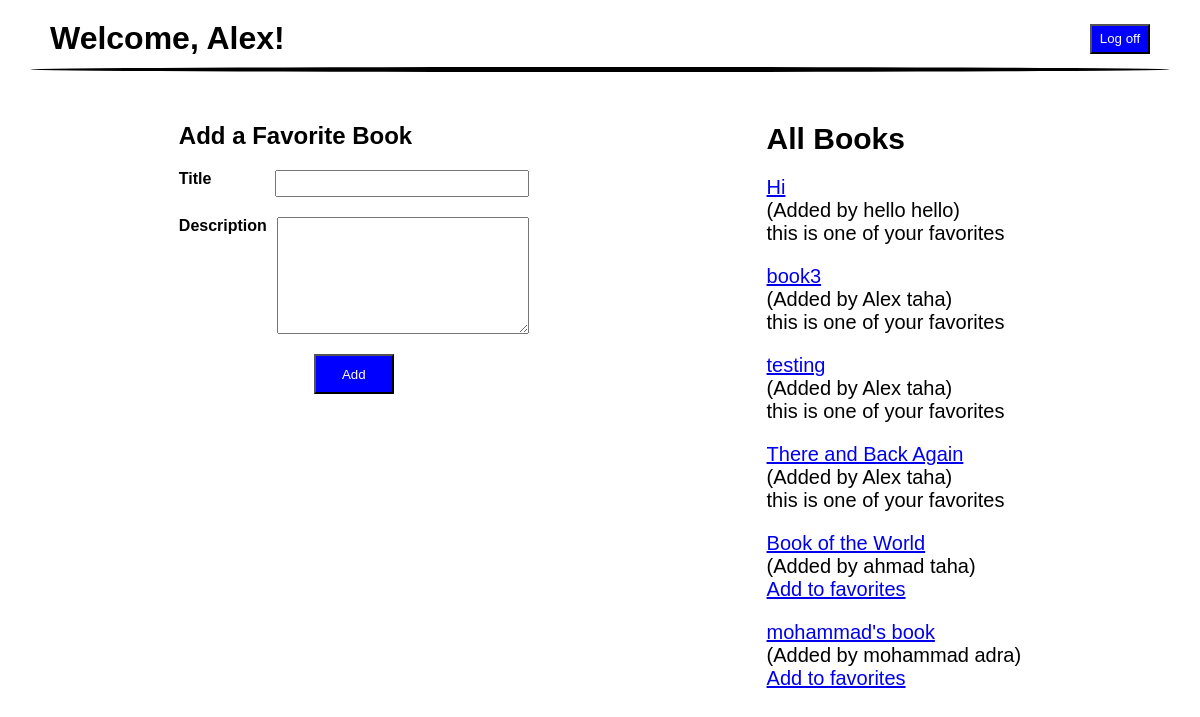
/books (signed in), run on the app's committed database.
### app_one/models.py (models this page shows)
class User(models.Model):
    first_name = models.CharField(max_length=45)
    last_name = models.CharField(max_length=45)
    email = models.CharField(max_length=45)
    password = models.CharField(max_length=255)
    created_at = models.DateTimeField(auto_now_add=True)
    updated_at = models.DateTimeField(auto_now=True)
    objects = UserManager()

class Book(models.Model):
    title = models.CharField(max_length=255)
    description = models.TextField(default="")
    uploaded_by = models.ForeignKey(User, related_name='uploaded_by',on_delete = models.CASCADE,default="")
    users_who_like = models.ManyToManyField(User, related_name="liked_books")
    created_at = models.DateTimeField(auto_now_add=True)
    updated_at = models.DateTimeField(auto_now=True)
    objects = BookManager()

### app_one/views.py (the view)
# urls.py: path('books',views.books),
def books(request):
    context = {
        'user':User.objects.get(id=request.session['id']),
        'booklist':Book.objects.all(),
    }
    return render(request, 'books.html',context)

### app_one/templates/books.html (shortened to what this page needs)
<!DOCTYPE html>
<html lang="en">
<head>
    <body>
        <form class="header" action="/logout">
                <h1>Welcome, {{ user.first_name }}!</h1>
                <input type="submit" value="Log off">
        </form>
        <div class="line"></div>
        <div class="content">
            <form class="add_book" action="/add_book" method="POST">
                <h2>Add a Favorite Book</h2>
                <div class="title"><h4>Title</h4><input type="text" name="title"></div>
                <div class="desc"><h4>Description</h4><textarea name="description" id="" cols="25" rows="5"></textarea></div>
                <div class="button"><button type="submit">Add</button></div>
            </form>
            <div class="list">
                <h2>All Books</h2>
                {% for books in booklist%}
                <div>
                    <p class = 'book_title'><a href="/books/{{books.id}}">{{books.title}}</a></p>
                    <p>(Added by {{books.uploaded_by.first_name}} {{books.uploaded_by.last_name}})</p>
                    {% if user not in books.users_who_like.all %}
                        <p><a href="/books/{{books.id}}/favorite">Add to favorites</a></p>
                    {%else%}
                        <p class = 'italic'>this is one of your favorites</p>
                    {% endif %}
                </div>
            {% endfor %}
            </div>
        </div>
</body>
</html>

### app_one/templates/books.html (style rules this page uses)
* { margin: 0; padding: 0; font-family: Arial, Helvetica, sans-serif; }
body { display: flex; flex-direction: column; align-items: center; }
.header { display: flex; justify-content: space-between; align-items: center; width: 100%; margin-top: 20px; }
.line { background-color: black; width: 95%; height: 5px; border-radius: 50%; margin-top: 10px; }
.content { display: flex; justify-content: space-around; width: 90%; margin-top: 50px; }
h1 { margin-left: 50px; }
.header input { background-color: blue; color: white; cursor: pointer; width: 60px; height: 30px; margin-right: 50px; }
.add_book { display: flex; flex-direction: column; gap: 20px; }
.add_book button { width: 80px; height: 40px; cursor: pointer; background-color: blue; color: white; }
.title input { width: 250px; font-size: 20px; }
.add_book .title, .add_book .desc { display: flex; width: 350px; justify-content: space-between; }
.button { width: 100%; display: flex; justify-content: center; }
textarea { font-size: 20px; width: 250px; }
p { width: 100%; }
.list { display: flex; flex-direction: column; gap: 20px; font-size: 20px; }

### data on the page
User: first_name "Alex"
Book: title "Hi", uploaded_by.first_name "hello", uploaded_by.last_name "hello", shows "this is one of your favorites"
Book: title "book3", uploaded_by.first_name "Alex", uploaded_by.last_name "taha", shows "this is one of your favorites"
Book: title "testing", uploaded_by.first_name "Alex", uploaded_by.last_name "taha", shows "this is one of your favorites"
Book: title "There and Back Again", uploaded_by.first_name "Alex", uploaded_by.last_name "taha", shows "this is one of your favorites"
Book: title "Book of the World", uploaded_by.first_name "ahmad", uploaded_by.last_name "taha"
Book: title "mohammad's book", uploaded_by.first_name "mohammad", uploaded_by.last_name "adra"
